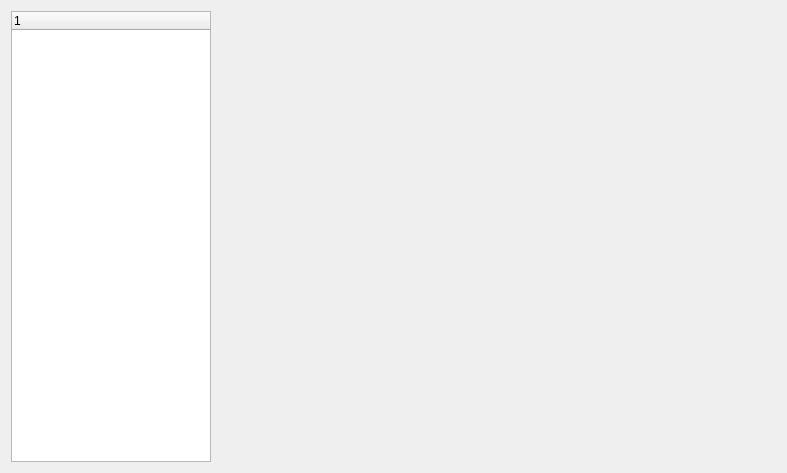
<?xml version="1.0" encoding="UTF-8"?>
<ui version="4.0">
 <class>MediaHomeClass</class>
 <widget class="QWidget" name="MediaHomeClass">
  <property name="geometry">
   <rect>
    <x>0</x>
    <y>0</y>
    <width>787</width>
    <height>473</height>
   </rect>
  </property>
  <property name="windowTitle">
   <string>MediaHome</string>
  </property>
  <layout class="QHBoxLayout" name="horizontalLayout">
   <item>
    <widget class="QTreeWidget" name="headTreeWidget">
     <property name="maximumSize">
      <size>
       <width>200</width>
       <height>16777215</height>
      </size>
     </property>
     <column>
      <property name="text">
       <string notr="true">1</string>
      </property>
     </column>
    </widget>
   </item>
   <item>
    <widget class="QWidget" name="displayWidget" native="true"/>
   </item>
  </layout>
 </widget>
 <layoutdefault spacing="6" margin="11"/>
 <resources/>
 <connections/>
</ui>
